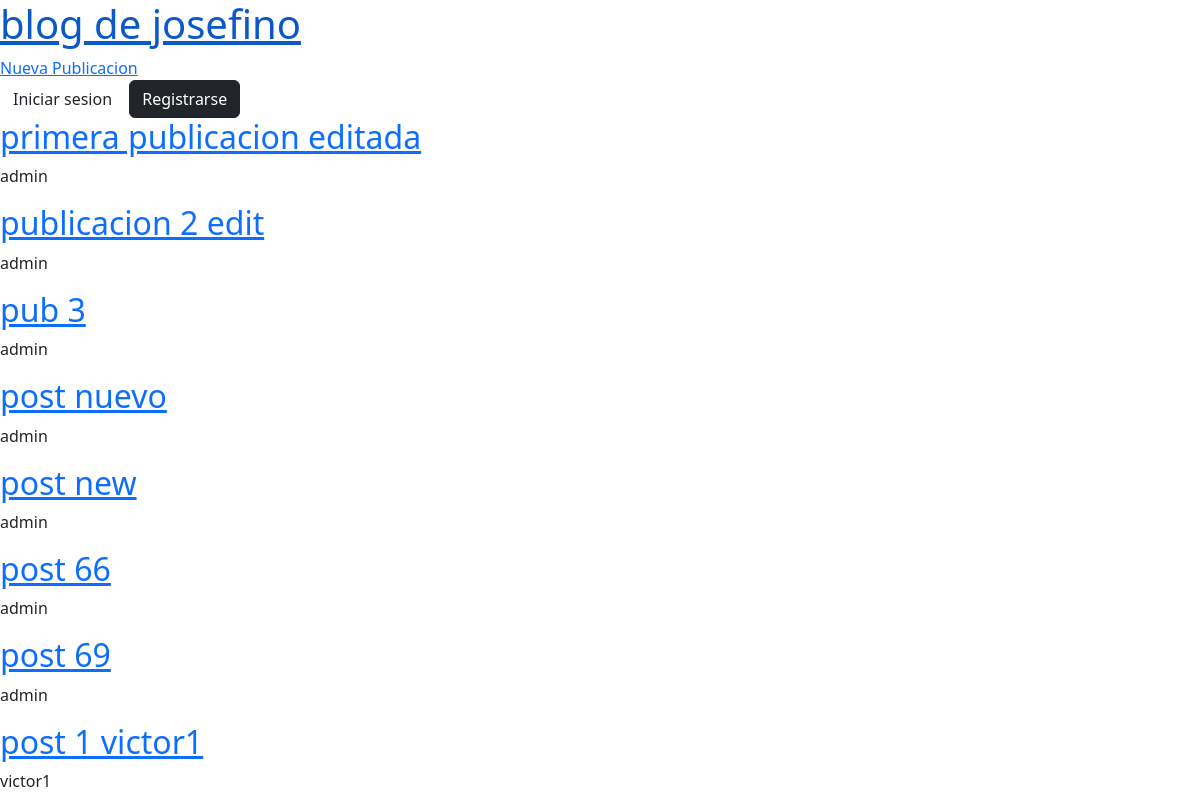
The app's page /, older data.
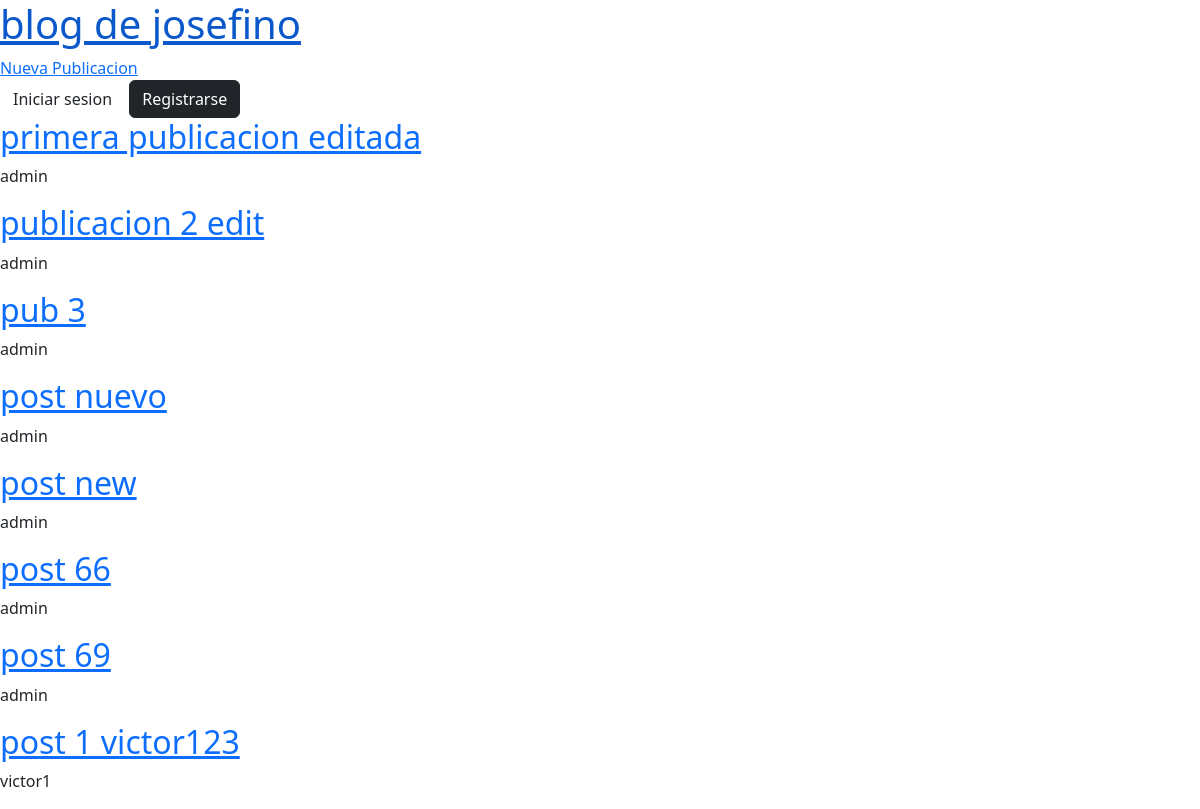
The same page, newer data.
### blog/models.py (models this page shows, shortened)
class Publication(models.Model):
    title = models.CharField(max_length=100)
    body = models.TextField()
    author = models.ForeignKey(
        'auth.User',
        on_delete=models.CASCADE,
    )
    date = models.DateTimeField(auto_now_add=True)
    updated = models.DateTimeField(auto_now=True)

### blog/views.py (the view)
# urls.py: path('', PublicationListView.as_view(), name='publication-list'),
class PublicationListView(ListView):
    model = Publication
    template_name = 'publication-list.html'

### templates/publication-list.html
{% extends "_base.html" %}
{% block content %}
    {% for post in publication_list %}
        <a href="{% url 'publication-detail' post.pk %}"><h2>{{ post.title }}</h2></a>
        <p>{{ post.author }}</p>
    {% endfor %}
{% endblock content %}

Row changes from the older to the newer data that the page shows:
changed Publication "victor1": title "post 1 victor1" → "post 1 victor123"
